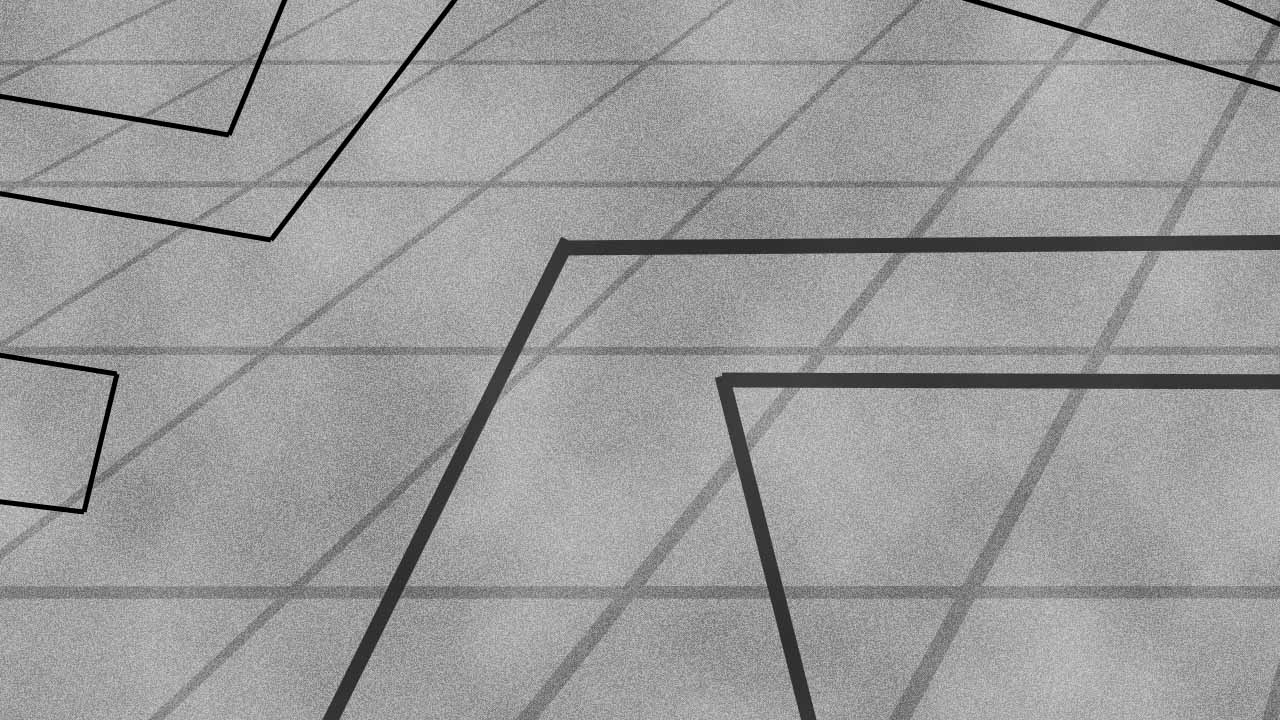
#> input picture roadtests/cornerrightinsane.jpg, 1280 x 720 px
$ python RoadDetection_GapDetection_chaoyu.py
#> lines starting #> are read from the running program, lines starting #| are printed output that depends on the picture; after the words box and inside, x2 and y2 are one past the last pixel; in counts of white or black regions, pixels touching at a corner belong together
########################################################################################################################
# RoadDetection()
# detects the boundaries of a road and creates the middle line for this road
#
# input:    []
# output:   [, exitflag]
########################################################################################################################

# import necessary libraries
from __future__ import division
import cv2
import numpy as np
# from collections import namedtuple

# define classes
class Point:
    def __init__(self, x, y):
        self.x = x
        self.y = y
# Point = namedtuple('Point', 'y, x')   # point in cartesian coordinates

def line(p1, p2):
    A = (p1[1] - p2[1])
    B = (p2[0] - p1[0])
    C = (p1[0]*p2[1] - p2[0]*p1[1])
    return A, B, -C

def intersection(L1, L2):
    D  = L1[0] * L2[1] - L1[1] * L2[0]
    Dx = L1[2] * L2[1] - L1[1] * L2[2]
    Dy = L1[0] * L2[2] - L1[2] * L2[0]
    if D != 0:
        x = Dx / D
        y = Dy / D
        return x,y
    else:
        return False
# create instance of namedtuples and initialize
imgSize = Point(0, 0)
roiSize = Point(0, 0)
roiGap = Point(0, 0)

# import test image
img = cv2.imread('../roadtests/cornerrightinsane.jpg')
#> img is the input picture: shape (720, 1280, 3); min 0, max 218, mean 154.4
intersectimg = img

# blur image using a gaussian blur
imgBlurred = cv2.GaussianBlur(img, (15, 15), 0)
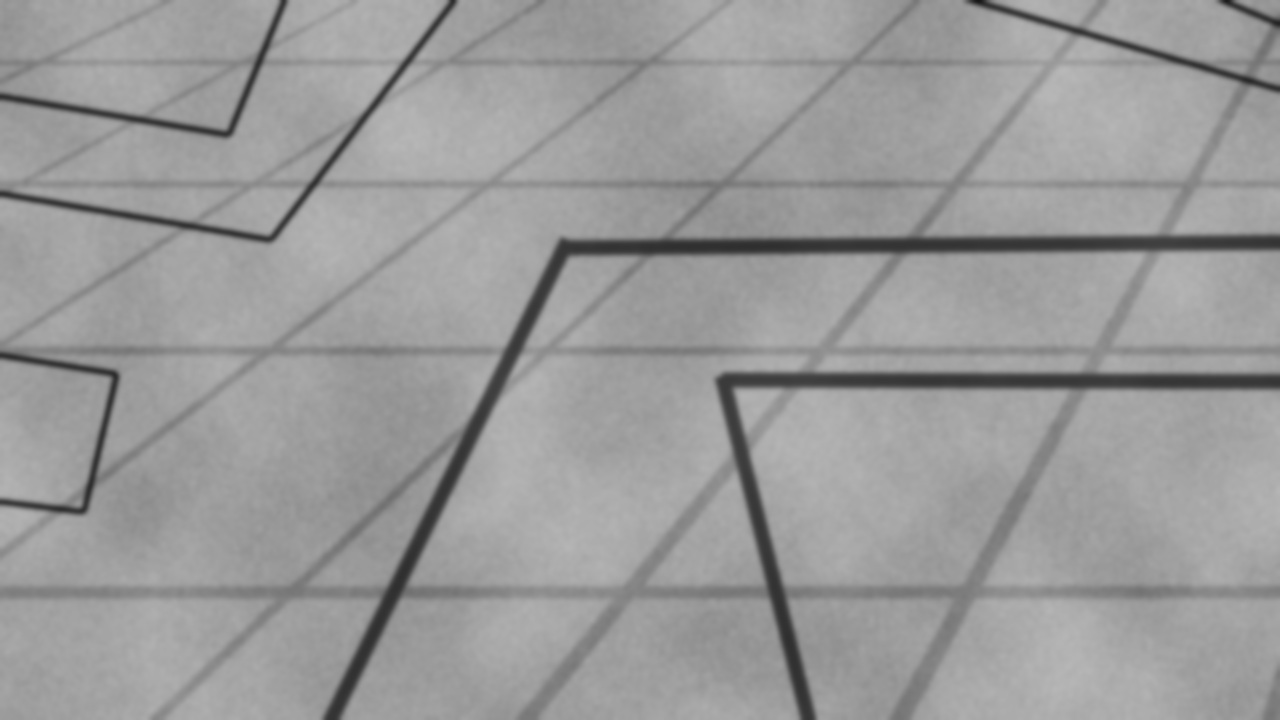
#> imgBlurred: shape (720, 1280, 3); min 22, max 184, mean 154.4
gray_image = cv2.cvtColor(imgBlurred, cv2.COLOR_BGR2GRAY)

hist, bins = np.histogram(img.ravel(), 256, [0, 256])
#> hist = 256 values, max 69438 at index 164, min 0 at index 216, mean 10800; bins = 257 values from 0 to 256

grayval = np.argmax(hist)
#> grayval = 164

thresh = grayval - 60
#> thresh = 104
th, dst = cv2.threshold(gray_image, thresh, 255, cv2.THRESH_BINARY)
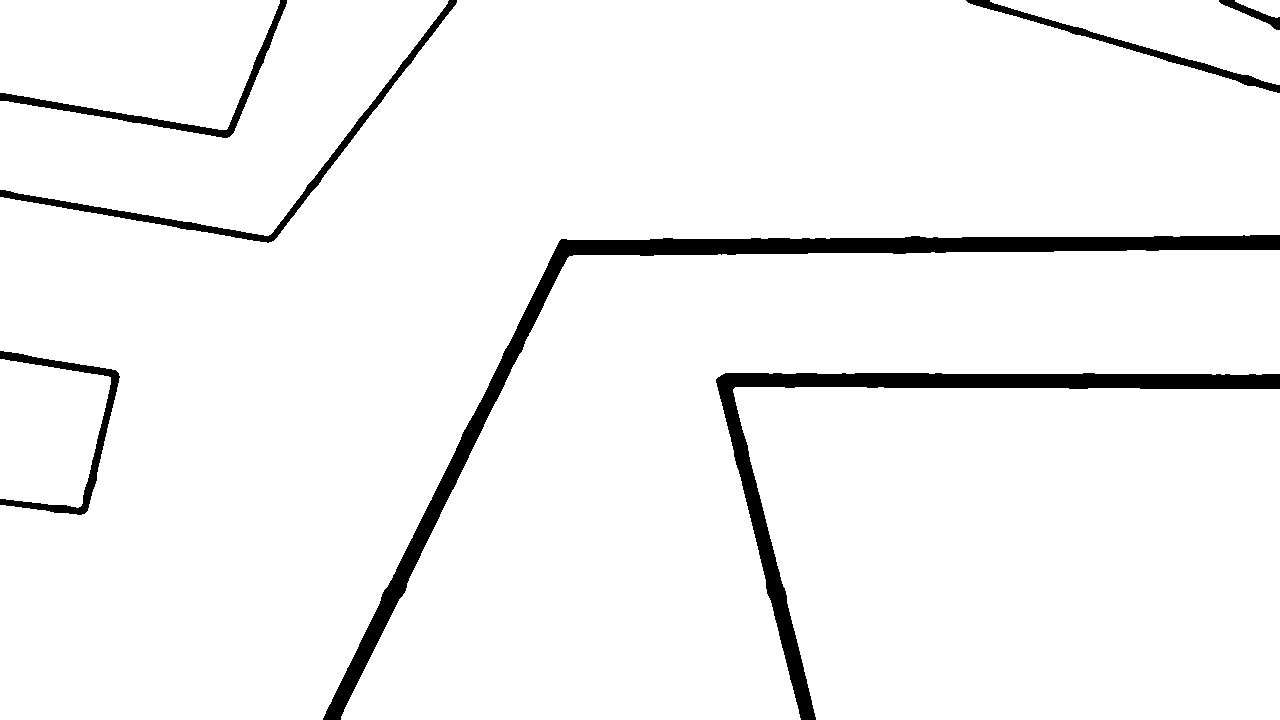
#> dst: shape (720, 1280); 95.3% white; 7 black regions, largest, box (x1, y1, x2, y2) and area: (323, 235, 1280, 720) 18550, (716, 373, 1280, 720) 13107, (0, 0, 457, 243) 3812
#> th = 104

# detect edges in image using canny
imgCanny = cv2.Canny(dst, 50, 150, apertureSize=3)
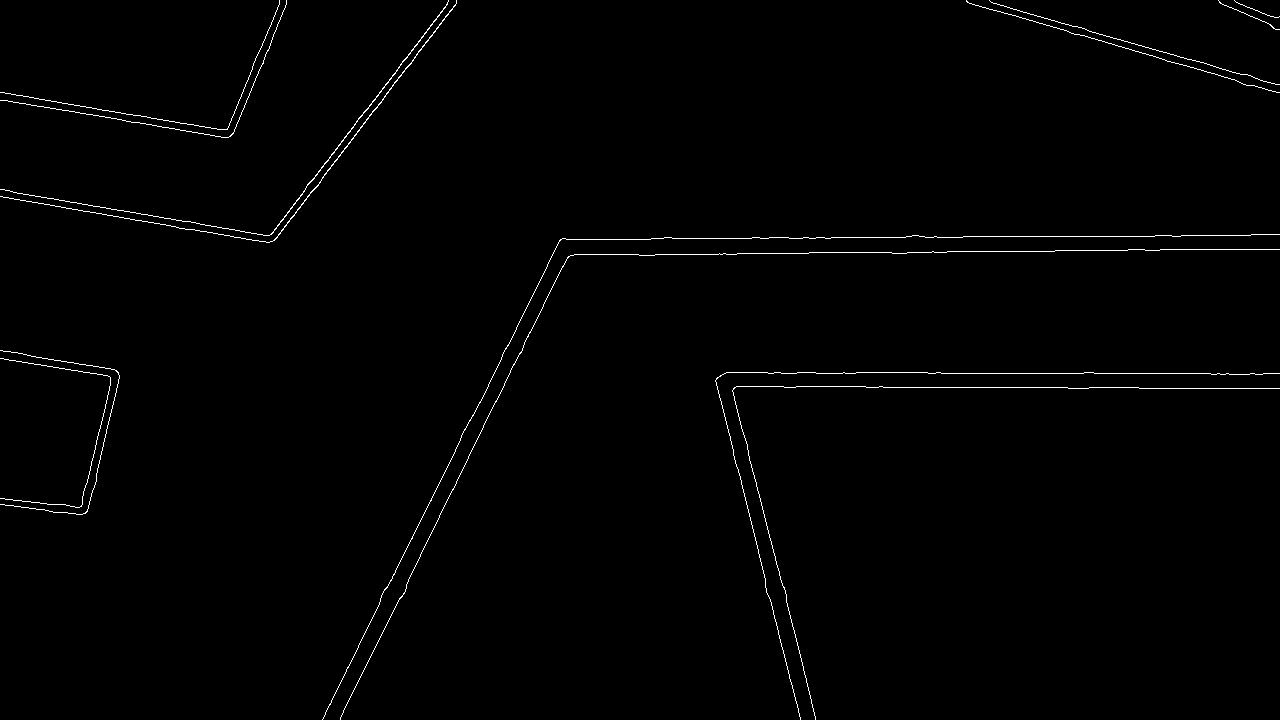
#> imgCanny: shape (720, 1280); 0.82% white in thin lines or dots
sumcanny=np.sum(imgCanny)
#> sumcanny = 1933155
#print("canny value\n",imgCanny,"sumcanny",sumcanny)
cannyshape=imgCanny.shape
#> cannyshape = (720, 1280)
#print("canny shape\n",cannyshape)
cannyimgsize_x=cannyshape[0]
#> cannyimgsize_x = 720
cannyimgsize_y=cannyshape[1]
#> cannyimgsize_y = 1280
cannyimgsize=cannyimgsize_x*cannyimgsize_y
#> cannyimgsize = 921600
length=len(imgCanny)
#> length = 720
#print("canny length\n",length)
sumofcanny=imgCanny.sum()
#> sumofcanny = 1933155
# [33 lines of commented-out code are left out]
imgShape = img.shape
#> imgShape = (720, 1280, 3)
imgSize.x = imgShape[1]     # save the size of the image in pixels
#> imgSize.x = 1280
imgSize.y = imgShape[0]
#> imgSize.y = 720
# [5 lines of commented-out code are left out]

imgShape = img.shape
imgSize.x = imgShape[1]     # save the size of the image in pixels
imgSize.y = imgShape[0]

receivedpos_x=300
receivedpos_y=600
roirangex=50
roirangey=50
roi = imgCanny[receivedpos_x-roirangex:receivedpos_x+roirangex,receivedpos_y-roirangey:receivedpos_y+roirangey ]       # get roi from image
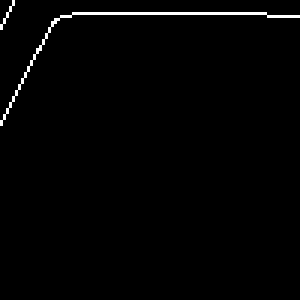
#> roi: shape (100, 100) (shown 3 times larger); 1.3% white in thin lines or dots, all inside (x1, y1, x2, y2) = (0, 0, 100, 42)
imgRoi = np.zeros((imgSize.y, imgSize.x), np.uint8)                 # create new binary black image
imgRoi[receivedpos_x-roirangex:receivedpos_x+roirangex,receivedpos_y-roirangey:receivedpos_y+roirangey] = roi     # add roi to black image
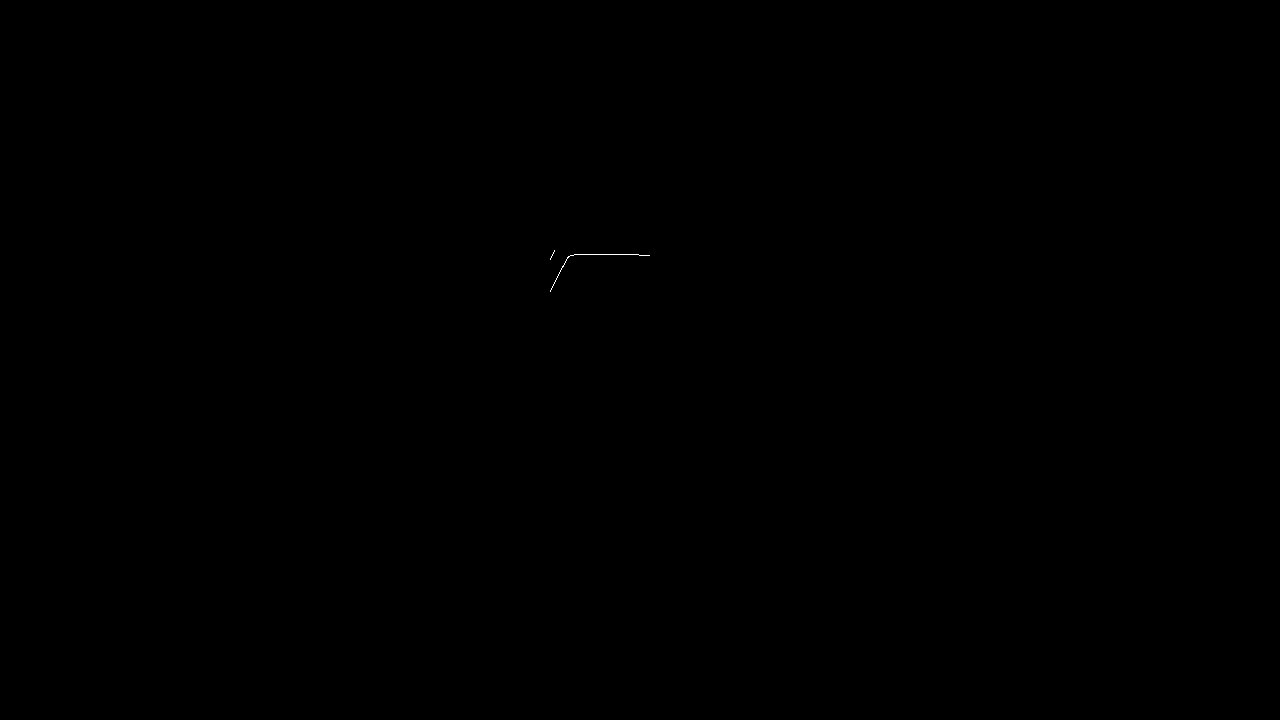
#> imgRoi: shape (720, 1280); 0.01% white in thin lines or dots, all inside (x1, y1, x2, y2) = (550, 250, 650, 292)

roiShape = roi.shape
#> roiShape = (100, 100)
roiSize_x = roiShape[0]
#> roiSize_x = 100
roiSize_y = roiShape[1]
#> roiSize_y = 100
print("roishape \n",roiShape,"roix roiy \n", roiSize_x,roiSize_y)
#| roishape
#|  (100, 100) roix roiy
#|  100 100

concentration_roi = 0
for i in range(0,roiSize_x):
    for j in range(0,roiSize_y):
        if roi[i][j]==255:
            concentration_roi=concentration_roi+1
#> after the loop, concentration_roi = 129
print("totalvalue imgcanny \n",concentration_roi)
#| totalvalue imgcanny
#|  129


# show all steps as images
# cv2.imshow('grayscaled', gray_image)
# cv2.imshow('imgblurred', imgBlurred)
# cv2.imshow('imgcanny', imgCanny)
cv2.imshow('ROI', imgRoi)
# cv2.imshow('ORIGINAL', img)
# cv2.imshow('TRESHOLD', dst)

# set heuristic parameters for the (probabilistic) houghlines function
rho = 1                 # accuracy [pixel]
acc = 1                 # accuracy [deg]
theta = acc*np.pi/360
threshold = 50          # minimum points on a line

# find lines in image using the (probabilistic) houghlines function
# outputP:  x1, y1, x2, y2
# output:   rho, theta
lines = cv2.HoughLines(imgRoi, rho, theta, threshold)
#> lines = [[249, 1.58], [254, 1.57], [259, 1.56], [238, 1.6]]

xvalues = []
intersects = []

# check if houghlines function found any lines, if not print error
if lines is not None:
    exitflag = 1  # houghlines function found at least one line

    # [12 lines of commented-out code are left out]

    for x in range(0, len(lines)):
        for rho, theta in lines[x]:
            a = np.cos(theta)
            b = np.sin(theta)
            x0 = a * rho
            y0 = b * rho
            x1 = int(x0 + 1000 * (-b))
            y1 = int(y0 + 1000 * (a))
            x2 = int(x0 - 1000 * (-b))
            y2 = int(y0 - 1000 * (a))

            L1 = line([x1, y1], [x2, y2])

            for x in range(0, len(lines)):
                for rho, theta in lines[x]:
                    a = np.cos(theta)
                    b = np.sin(theta)
                    x0 = a * rho
                    y0 = b * rho
                    x1 = int(x0 + 1000 * (-b))
                    y1 = int(y0 + 1000 * (a))
                    x2 = int(x0 - 1000 * (-b))
                    y2 = int(y0 - 1000 * (a))

                    L2 = line([x1, y1], [x2, y2])

                    R = intersection(L1, L2)
                    if R:
                        cv2.circle(intersectimg, (int(R[0]), int(R[1])), 1, (0, 0, 255), 2)
#> this loop made 4 passes
#> intersectimg: shape (720, 1280, 3); 0.01% of pixels changed, all inside (x1, y1, x2, y2) = (555, 251, 625, 256)

else:
    exitflag = 0  # houghlines function found no lines (error)
    print("error: no lines detected\n")

# plot lines in original image
# cv2.imshow('houghlines', img)
cv2.imshow('Intersections', intersectimg)

print("exitflag\n", exitflag)

# press any key to terminate process
cv2.waitKey(0)
cv2.destroyAllWindows()
